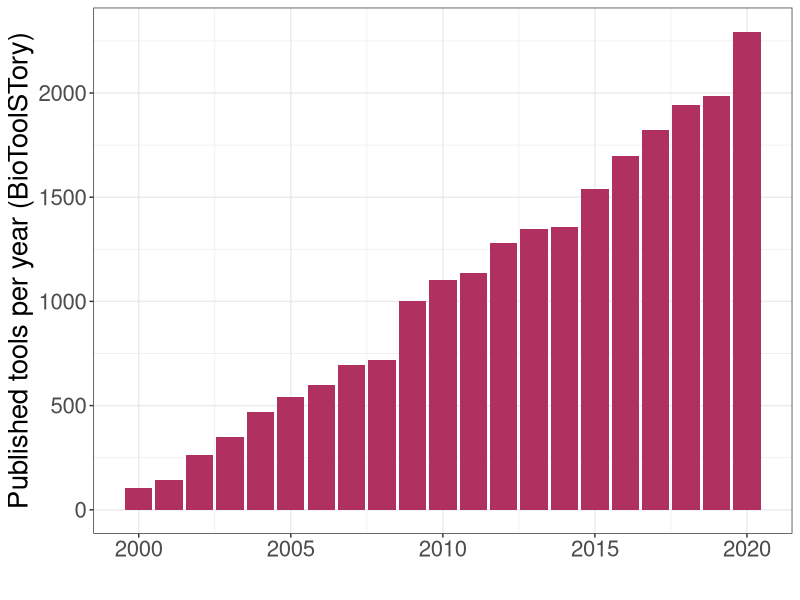
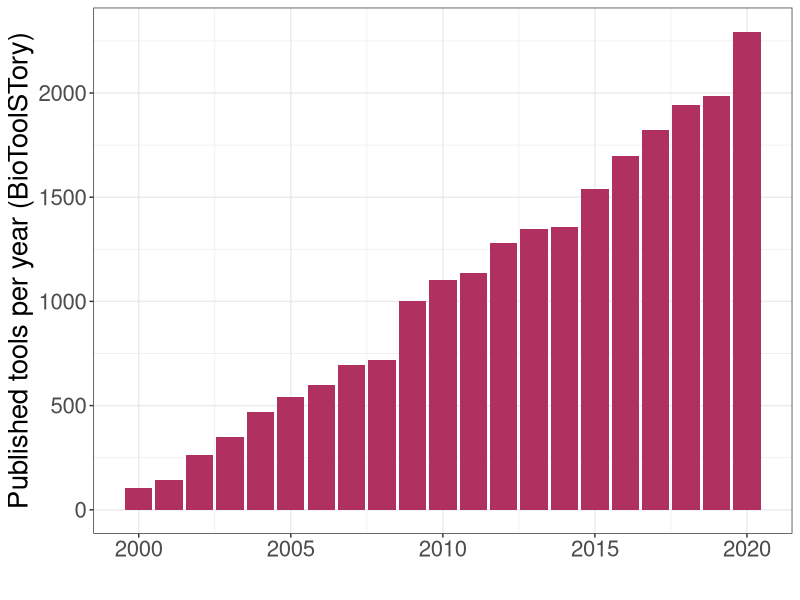

Write the R code that produced these figures, in order.
# Making tools per year graph

library(readxl)
library(ggplot2)
library(tidyverse)

setwd("~/Documents/Harvard/Summer 2022/Mount Sinai/Graphics")
tools <- read_excel("Tools per year.xlsx")

ggplot(tools, aes(year, tools)) +
  geom_col(fill="maroon") +
  labs(x="", y="Published tools per year (BioToolSTory)") +
  theme_bw() +
  theme(text=element_text(size=20))

ggsave("tools.png")
